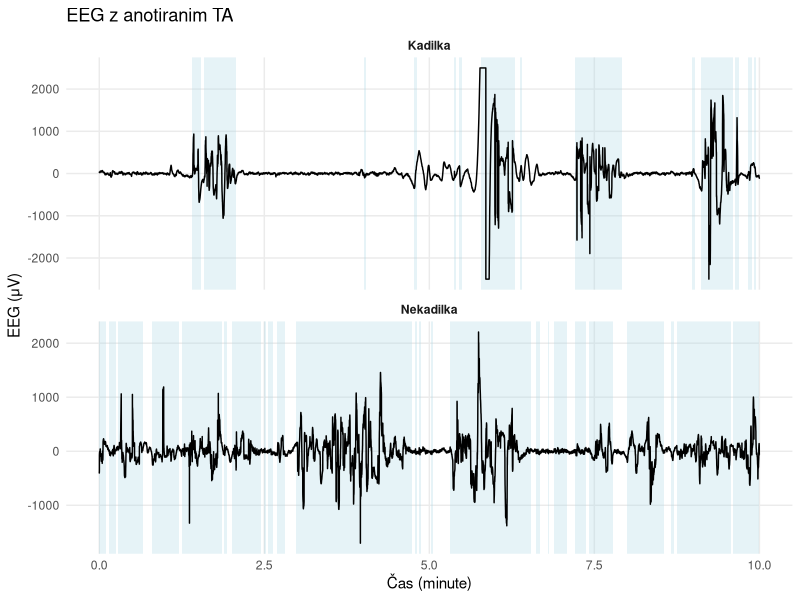
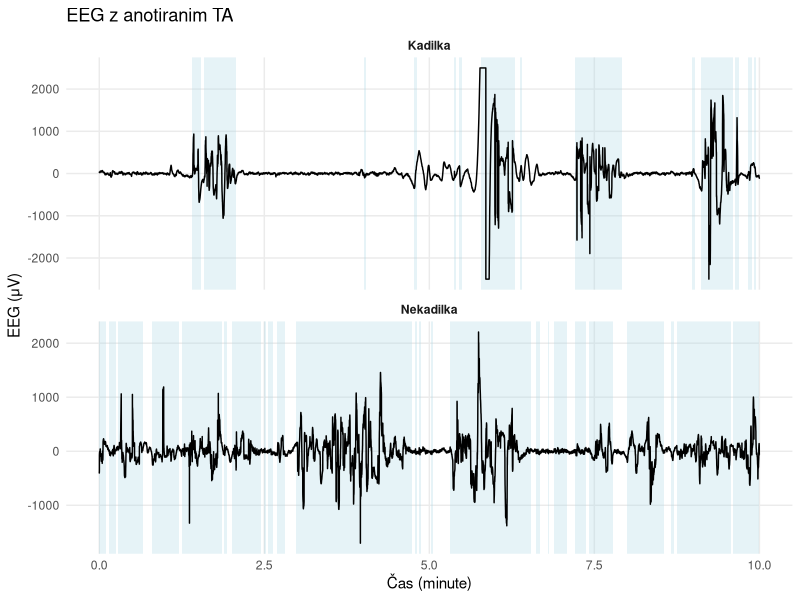

Source code (R) for these figures, in order:
# libraries and utils ----------------------------------------------------------
library(tidyverse)
library(ggplot2)

# load data --------------------------------------------------------------------
df <- read_csv("./data/annotations.csv")

# clamp EEG data between -2500 adn 2500
df <- df %>%
  mutate(eeg = pmin(pmax(eeg, -2500), 2500))

# prepare data for plotting ----------------------------------------------------
# Calculate time column (assuming 64Hz sampling rate)
df_plot <- df %>%
  group_by(id) %>%
  mutate(
    time_seconds = (row_number() - 1) / 64,
    time_minutes = time_seconds / 60
  ) %>%
  filter(time_minutes >= 5 & time_minutes <= 15) %>%
  mutate(time_minutes = time_minutes - min(time_minutes)) %>%
  mutate(time_seconds = time_seconds - min(time_seconds)) %>%
  ungroup()

df_plot$group <- ifelse(startsWith(df_plot$id, "S"), "Kadilka", "Nekadilka")

# Create annotation areas for background coloring
annotation_areas <- df_plot %>%
  group_by(group) %>%
  mutate(
    # Create groups for continuous annotation periods
    annotation_group = cumsum(annotation != lag(annotation, default = 0))
  ) %>%
  filter(annotation == 1) %>%
  group_by(group, annotation_group) %>%
  summarise(
    xmin = min(time_minutes),
    xmax = max(time_minutes),
    .groups = "drop"
  )

# create plot ------------------------------------------------------------------
ggplot(df_plot, aes(x = time_minutes, y = eeg)) +
  # Add background rectangles for annotation areas
  geom_rect(
    data = annotation_areas,
    aes(xmin = xmin, xmax = xmax, ymin = -Inf, ymax = Inf),
    fill = "lightblue", alpha = 0.3, inherit.aes = FALSE
  ) +
  # Add EEG signal line
  geom_line(color = "black", size = 0.5) +
  # Facet by ID
  facet_wrap(~group, scales = "free_y", ncol = 1) +
  # Labels and theme
  labs(
    x = "Čas (minute)",
    y = "EEG (μV)",
    title = "EEG z anotiranim TA"
  ) +
  theme_minimal() +
  theme(
    strip.text = element_text(face = "bold"),
    panel.grid.minor = element_blank()
  )

ggsave(
  paste0("./figs/annotations.png"),
  width = 1080,
  height = 540,
  dpi = 100,
  units = "px",
  bg = "white"
)
